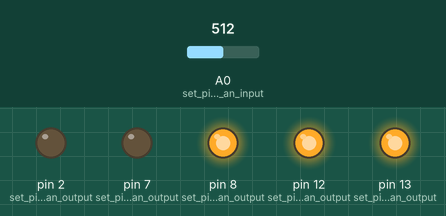
Simulated run of this sketch. Board: Arduino Uno, built with avr-gcc and run on an emulated ATmega328P. Shown: output pins drawn as LEDs (lit = HIGH). Inputs (shaded band) come from the test bench; at power-on: A0 (set_pin_A0_as_an_input) = 512.

Above: at 1.2 s.
1.3 s: A0 (set_pin_A0_as_an_input) set to 492
At 1.8 s:
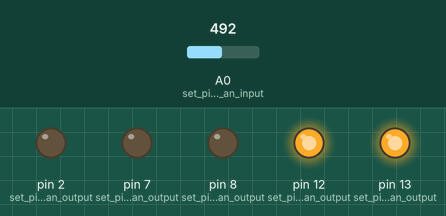
2.8 s: A0 (set_pin_A0_as_an_input) set to 266
4.3 s: A0 (set_pin_A0_as_an_input) set to 232
At 5.2 s:
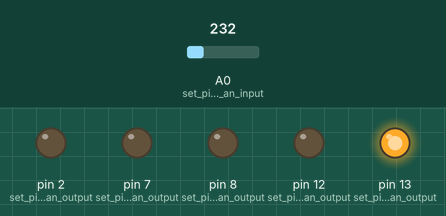
5.8 s: A0 (set_pin_A0_as_an_input) set to 760
At 6.4 s:
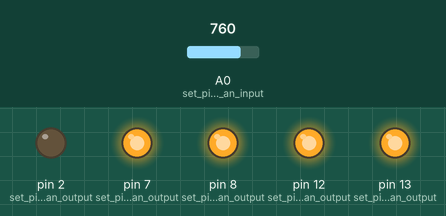
7.3 s: A0 (set_pin_A0_as_an_input) set to 987
8.8 s: A0 (set_pin_A0_as_an_input) set to 1017
At 9.9 s:
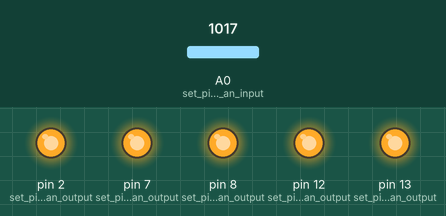
Timing chart, 0 to 11.3 s (numbered marks = the images above; inputs shaded):
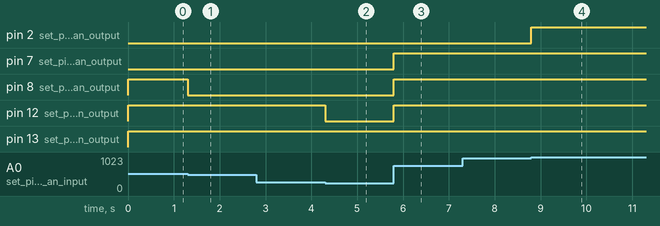

Measured:
- the behaviour switches between 500 and 499 on A0 (set_pin_A0_as_an_input) (found by bisection; images 0 and 1)
- the behaviour switches between 250 and 249 on A0 (set_pin_A0_as_an_input) (found by bisection; images 1 and 2)
- the behaviour switches between 1000 and 1001 on A0 (set_pin_A0_as_an_input) (found by bisection; images 3 and 4)
- after the input at 1.3 s, pin 8 (set_pin_8_as_an_output): HIGH → LOW at once
- after the input at 2.8 s, every drawn part: stays the same
- after the input at 4.3 s, pin 12 (set_pin_12_as_an_output): HIGH → LOW at once
- after the input at 5.8 s, pin 7 (set_pin_7_as_an_output), pin 8 (set_pin_8_as_an_output), pin 12 (set_pin_12_as_an_output): LOW → HIGH at once
- after the input at 7.3 s, every drawn part: stays the same
- after the input at 8.8 s, pin 2 (set_pin_2_as_an_output): LOW → HIGH at once

The sketch:

potentiometer_5LED_FinalCode.ino
```cpp
/*
The main goal of this program is to read the analog input value from the potentiometer and light up certain LEDS based on the
values range.
The main theme is analog input
*/


void setup() {
  pinMode(13,OUTPUT); // set pin 13 as an output
  pinMode(12,OUTPUT); // set pin 12 as an output
  pinMode(8,OUTPUT); // set pin 8 as an output
  pinMode(7,OUTPUT); // set pin 7 as an output
  pinMode(2,OUTPUT); // set pin 2 as an output
  pinMode(A0,INPUT); // set pin A0 as an input
}

void loop() {
int bitValue = analogRead(A0); // read the value from A0 and saving it in the integer bitValue

// if bitvalue is smaller than 250, turn on the LED from pin 13
if (bitValue <250){
  digitalWrite(13,1);
  digitalWrite(12,0);
  digitalWrite(8,0);
  digitalWrite(7,0);
  digitalWrite(2,0);
}

 // if bitvalue is between 250 and 500, turn on the LED's from pin 13 and 12
if (bitValue > 250 &&  bitValue < 500){
  digitalWrite(13,1);
  digitalWrite(12,1);
  digitalWrite(8,0);
  digitalWrite(7,0);
  digitalWrite(2,0);
}

// if bitvalue is between 500 and 750, turn on the LED's from pin 13,12 and 8
if (bitValue > 500 &&  bitValue < 750){
  digitalWrite(13,1);
  digitalWrite(12,1);
  digitalWrite(8,1);
  digitalWrite(7,0);
  digitalWrite(2,0);
}

// if bitvalue is between 750 and 1000, turn on the LED's from pin 13,12,8 and 7
if (bitValue > 750 &&  bitValue < 1000){
  digitalWrite(13,1);
  digitalWrite(12,1);
  digitalWrite(8,1);
  digitalWrite(7,1);
  digitalWrite(2,0);
}

// if bitvalue is between 1000 and 1250, turn on all the LED's
if (bitValue > 1000 &&  bitValue < 1250){
  digitalWrite(13,1);
  digitalWrite(12,1);
  digitalWrite(8,1);
  digitalWrite(7,1);
  digitalWrite(2,1);
}

}
```
